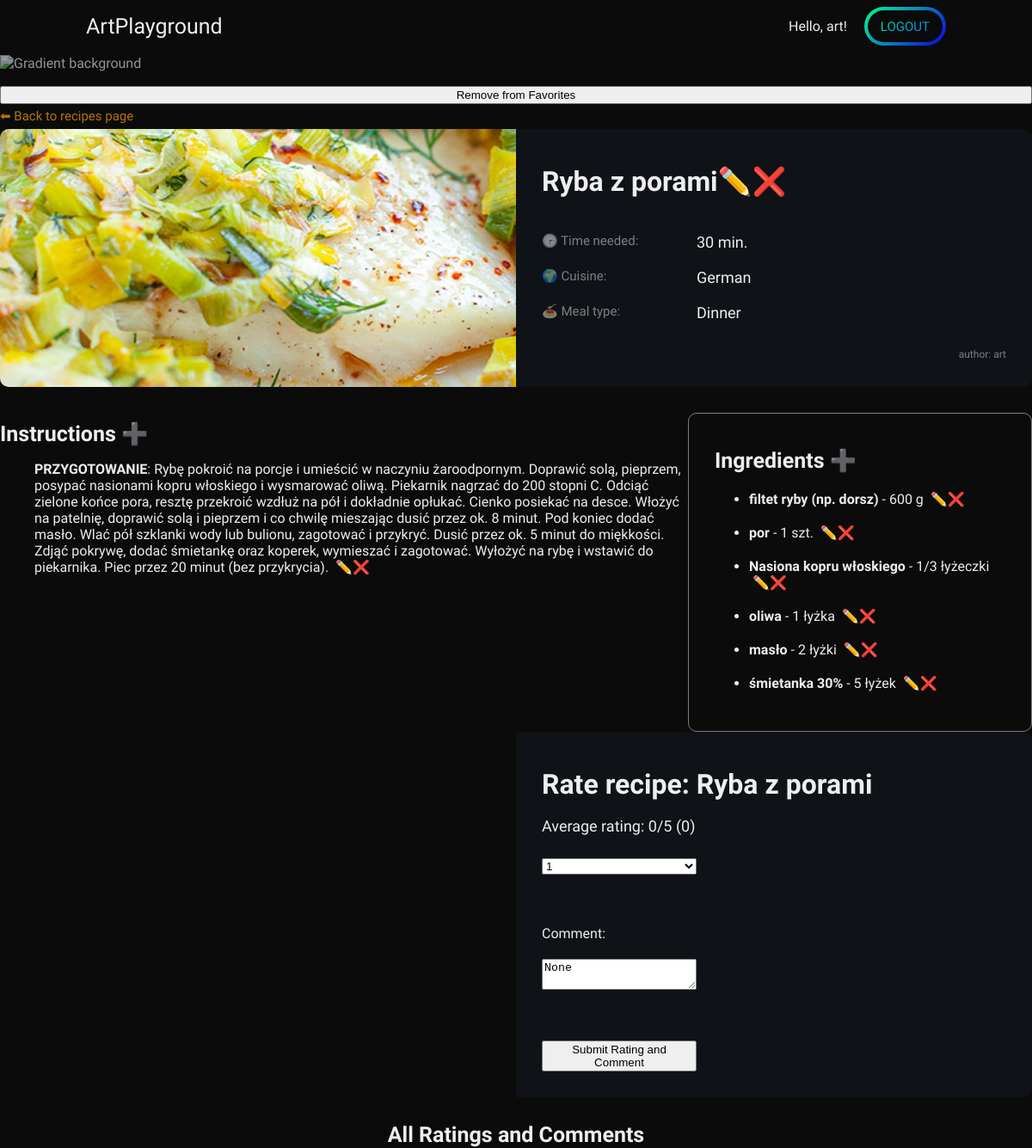
/recipes/recipe-detail/29/ (signed in), run on the app's committed database.
### recipes/models.py (models this page shows, shortened)
class Recipe(models.Model):
    recipe_author = models.ForeignKey(User, on_delete=models.CASCADE, default=None)
    recipe_name = models.CharField(max_length=250)
    time = models.IntegerField()  # hours - 1,5 should give user 1h30min
    cuisine = models.CharField(choices=CUISINE_COUNTRIES, max_length=50)
    meal_type = models.CharField(choices=MEALS, max_length=50)
    recipe_image = models.ImageField(upload_to="recipes/")
    average_rating = models.DecimalField(default=0, max_digits=3, decimal_places=2)
    total_ratings = models.PositiveIntegerField(default=0)

class Instruction(models.Model):
    recipe = models.ForeignKey(Recipe, on_delete=models.CASCADE)
    step = models.CharField(max_length=50)
    description = models.CharField(max_length=1500)

class Ingredient(models.Model):
    recipe = models.ForeignKey(Recipe, on_delete=models.CASCADE)
    name = models.CharField(max_length=250)
    amount = models.CharField(max_length=50)

### recipes/views.py (the view, shortened to what this page needs)
# urls.py: path('recipe-detail/<int:pk>/', RecipeDetailView.as_view(), name="recipe_detail"),
class RecipeDetailView(View):
    template_name = 'recipes/recipe_detail.html'
    def get(self, request, *args, **kwargs):
        recipe = get_object_or_404(Recipe, pk=kwargs['pk'])
        is_favorite = Favorite_recipe.objects.filter(user=request.user, recipe=recipe).exists()
        user_rating = None
        user_comment = None
        if request.user.is_authenticated:
            user_rating_obj = RecipeRating.objects.filter(recipe=recipe, user=request.user).first()
            if user_rating_obj:
                user_rating = user_rating_obj.rating
                user_comment = user_rating_obj.comment
        all_ratings_and_comments = RecipeRating.objects.filter(recipe=recipe)
        average_rating = all_ratings_and_comments.aggregate(Avg('rating'))['rating__avg'] or 0
        user_has_rated = user_rating is not None
        context = {
            'recipe': recipe,
            'is_favorite': is_favorite,
            'user_rating': user_rating,
            'user_comment': user_comment,
            'average_rating': round(average_rating, 2),
            'total_ratings': all_ratings_and_comments.count(),
            'all_ratings_and_comments': all_ratings_and_comments,
            'user_has_rated': user_has_rated,
        }
        return render(request, self.template_name, context)

### recipes/templates/recipes/recipe_detail.html (shortened to what this page needs)
{% extends 'base_layout.html' %} {% block title %} Recipe nr {{recipe.pk}} detail view {%endblock%}
{% block content %}
{% if is_favorite == False %}
<form method="post" action="{% url 'recipe_detail' recipe.pk %}">
  {% csrf_token %}
  <input type="hidden" name="recipe" value="{{recipe}}">
  <button type="submit"  name="add_favorite">Add to Favorites</button>
</form>
{% else %}
<form method="post" action="{% url 'recipe_detail' recipe.pk %}">
  <button type="submit"  name="remove_favorite">Remove from Favorites</button>
</form>
{% endif %}
<section class="center-page recipe-detail">
  <a href="{% url 'recipes' %}" class="link link-orange">⬅ Back to recipes page</a>
  <div class="recipe-detail__img" style="background-image: url('/recipes{{ recipe.recipe_image.url}}');"></div>
  <div class="recipe-detail__data">
    <h2><strong>{{ recipe.recipe_name }}</strong><a href="{% url 'recipe_update' recipe.pk %}" style="text-decoration: none">✏️</a><a href="{% url 'recipe_delete' recipe.pk %}" style="text-decoration: none">❌</a></h2>
    <div class="recipe-detail__data__group">
      <span class="label label--time">Time needed: </span>
      <span class="value">{{ recipe.time }} min.</span>
      <span class="label label--cuisine">Cuisine: </span>
      <span class="value">{{ recipe.cuisine }}</span>
      <span class="label label--meal-type">Meal type: </span>
      <span class="value">{{ recipe.meal_type }}</span>
    </div>
    <p><small>author: {{ recipe.recipe_author.username }}</small></p>
  </div>
  <div class="recipe-content__instructions">
      <h3>Instructions <a href="{% url 'add_instructions' recipe.pk %}" style="text-decoration: none">➕</a></h3>
      <ul>
        {% for instruction in recipe.instruction_set.all %}
        <li><b>{{ instruction.step }}</b>: {{ instruction.description }} &nbsp;<a href="{% url 'instruction_update' instruction.pk %}" style="text-decoration: none">✏️</a><a href="{% url 'instruction_delete' instruction.pk %}" style="text-decoration: none">❌</a></li><br/>
        {% endfor %}
      </ul>
  </div>
  <div class="recipe-content__ingredients">
      <h3>Ingredients <a href="{% url 'add_ingredients' recipe.pk  %}" style="text-decoration: none">➕</a></h3>
      <ul>
        {% for ingredient in recipe.ingredient_set.all %}
        <li><b>{{ ingredient.name }}</b> - {{ ingredient.amount }} &nbsp;<a href="{% url 'ingredient_update' ingredient.pk %}" style="text-decoration: none">✏️</a><a href="{% url 'ingredient_delete' ingredient.pk %}" style="text-decoration: none">❌</a></li>
        {% endfor %}
      </ul>
  </div>
  {% if not user_has_rated %}
  <div class="recipe-detail__data">
    <h2><strong>Rate recipe: {{ recipe.recipe_name }}</strong></h2>
    <div class="recipe-detail__data__group">
  <form method="post" action="{% url 'recipe_detail' recipe.pk %}">
    <h4><label for="rating">Average rating:</label> {{ average_rating }}/5 ({{ total_ratings }})</h4>
    <select name="rating">
        <option value="1" {% if user_rating == 1 %}selected{% endif %}>1</option>
    </select>
    <br>
    <label for="comment">Comment:</label>
    <textarea name="comment">{{ user_comment }}</textarea>
    <br>
    <button type="submit">Submit Rating and Comment</button>
  </form>
  </div>
  {% endif %}
</section>
<br/>
<h3>All Ratings and Comments</h3>
{% endblock %}

### general/templates/general/base_layout.html (shortened to what this page needs)
{% load static %}
<!DOCTYPE html>
<html>
  <head>
    <link rel="stylesheet" href="{% static 'css/style.css' %}">
  </head>
  <body>
    <img class="body-gradient {% block background_class %}{% endblock %}" src="https://daily-now-res.cloudinary.com/image/upload/s--O8GDhJO8--/f_auto/v1692271285/public/Desktop-ask-bg" alt="Gradient background">
    <header class="{% block header_class %}{% endblock %}">
      <nav class="menu-nav">
        <a href="{% url 'mainpage' %}" class="menu-item">ArtPlayground</a>
      </nav>
      <nav class="profile-nav">
        {% if user.is_authenticated %}
        Hello, {{user.username}}!
        <div class="button btn-blue"><div class="ahref--bg"><a href="{% url 'logout' %}">Logout</a></div></div>
        {% else %}
        <div class="button btn-yelpur-rev"><div class="ahref--bg"><a href="{% url 'register' %}">Sign up</a></div></div>
        <div class="button btn-yelpur"><div class="ahref--bg"><a href="{% url 'login' %}">Login</a></div></div>
        {% endif %}
      </nav>
    </header>
    <main>
      {% block content %}{% endblock %}
    </main>
  </body>
</html>

### static/css/style.css (style rules this page uses)
body { background-color: #0B0B0B; color: #EEE; font-family: "Ubuntu", sans-serif; padding: 0; margin: 0; }
body .body-gradient { position: absolute; top: 64px; left: 0; width: 80%; opacity: 0.6; }
body main { position: relative; top: 30px; left: 0; padding-top: 70px; }
body main > h1, body main > h2, body main > h3, body main > h4 { text-align: center; }
body h1, body h2, body h3, body h4 { text-decoration: none; line-height: 1.25em; margin: 0.35em 0; color: #EEE; }
body h2 { font-size: 32px; }
body h3 { font-size: 25px; }
body h4 { font-size: 18px; font-weight: 300; }
body span, body p { font-size: 15px; }
body small { font-size: 12px; color: rgba(237, 237, 237, 0.5); }
body a { line-height: 15px; color: #EEE; text-decoration-color: #ff9d00; }
.center-page { display: flex; flex-direction: column; align-items: center; }
.button { width: max-content; padding: 4px 4px; border-radius: 24px; mask-image: paint(smooth-corners); -webkit-mask-image: paint(smooth-corners); }
.button .ahref--bg, .button .button--bg { padding: 9px 0px; background-color: #0B0B0B; border-radius: 24px; mask-image: paint(smooth-corners); -webkit-mask-image: paint(smooth-corners); }
.button .ahref--bg a, .button .ahref--bg button, .button .button--bg a, .button .button--bg button { padding: 15px 15px; font-size: 15px; text-transform: uppercase; font-weight: 500; text-decoration: none; }
.button.btn-blue { background: linear-gradient(135deg, #00ff95, #0f00e3); }
.button.btn-blue a, .button.btn-blue button { background: linear-gradient(135deg, #00ff95, #0B59FF); -webkit-background-clip: text; -webkit-text-fill-color: transparent; }
.link, .link-left, .link-right { text-decoration: none; opacity: 0.7; font-size: 15px; padding: 7px 0; }
.link-orange { color: #ff9d00; }
form { display: grid; grid-template-columns: 1fr; grid-template-rows: auto; row-gap: 20px; }
header { display: flex; justify-content: space-between; align-items: center; position: fixed; width: calc(100% - 200px); padding: 10px 100px; background: #0B0B0B; height: 40px; z-index: 100; }
header nav.menu-nav { display: flex; column-gap: 20px; }
header nav.menu-nav a { text-decoration: none; font-size: 25px; line-height: 25px; }
header .menu-item { justify-self: flex-start; }
header .profile-nav { display: flex; justify-content: center; align-items: center; column-gap: 20px; }
.recipe-detail { display: grid; grid-template-columns: repeat(6, 1fr); margin: 0 auto; max-width: 1200px; }
.recipe-detail.center-page { align-items: unset; }
.recipe-detail__img { background-size: cover; background-repeat: no-repeat; background-position: center; width: 100%; height: 300px; grid-column: 1/4; border-radius: 10px 0 0 10px; }
.recipe-detail__data { grid-column: 4/7; display: flex; flex-direction: column; justify-content: space-between; padding: 30px; background-color: #0F1217; width: calc(100% - 60px); height: calc(100% - 60px); border-radius: 0 10px 10px 0; }
.recipe-detail__data__group { display: grid; width: 100%; grid-template-columns: 1fr 2fr; row-gap: 20px; }
.recipe-detail__data .label { color: rgba(237, 237, 237, 0.5); }
.recipe-detail__data .label--time:before { content: "🕝 "; }
.recipe-detail__data .label--cuisine:before { content: "🌍 "; }
.recipe-detail__data .label--meal-type:before { content: "🍝 "; }
.recipe-detail__data .value { font-size: 18px; }
.recipe-detail__data p { margin: 0; text-align: right; }
.recipe-detail .recipe-content__instructions { margin-top: 30px; grid-column: 1/5; }
.recipe-detail .recipe-content__instructions ul { list-style: none; }
.recipe-detail .recipe-content__ingredients { border: 1px solid rgba(237, 237, 237, 0.5); border-radius: 10px; grid-column: 5/7; padding: 30px; margin-top: 30px; }
.recipe-detail .recipe-content__ingredients ul li { margin-top: 20px; }

### data on the page
Recipe: recipe_image (picture), recipe_name "Ryba z porami", time "30", cuisine "German", meal_type "Dinner", recipe_author.username "art"
Instruction: step "PRZYGOTOWANIE", description "Rybę pokroić na porcje i umieścić w naczyniu żaroodpornym. Doprawić solą, pieprzem, posypać nasionami kopru włoskiego i wysmarować oliwą. Piekarnik nagrzać do 200 stopni C. Odciąć zielone końce pora, resztę przekroić wzdłuż na pół i dokładnie opłukać. Cienko posiekać na desce. Włożyć na patelnię, doprawić solą i pieprzem i co chwilę mieszając dusić przez ok. 8 minut. Pod koniec dodać masło. Wlać pół szklanki wody lub bulionu, zagotować i przykryć. Dusić przez ok. 5 minut do miękkości. Zdjąć pokrywę, dodać śmietankę oraz koperek, wymieszać i zagotować. Wyłożyć na rybę i wstawić do piekarnika. Piec przez 20 minut (bez przykrycia)."
Ingredient: name "filtet ryby (np. dorsz)", amount "600 g"
Ingredient: name "por", amount "1 szt."
Ingredient: name "Nasiona kopru włoskiego", amount "1/3 łyżeczki"
Ingredient: name "oliwa", amount "1 łyżka"
Ingredient: name "masło", amount "2 łyżki"
Ingredient: name "śmietanka 30%", amount "5 łyżek"

### other printed values
{{ user.username }} "art"
{{ average_rating }} "0"
{{ total_ratings }} "0"
